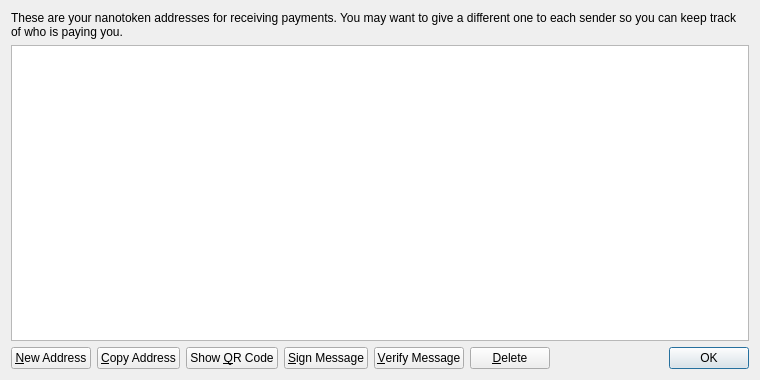
<?xml version="1.0" encoding="UTF-8"?>
<ui version="4.0">
 <class>AddressBookPage</class>
 <widget class="QWidget" name="AddressBookPage">
  <property name="geometry">
   <rect>
    <x>0</x>
    <y>0</y>
    <width>760</width>
    <height>380</height>
   </rect>
  </property>
  <property name="windowTitle">
   <string>Address Book</string>
  </property>
  <layout class="QVBoxLayout" name="verticalLayout">
   <item>
    <widget class="QLabel" name="labelExplanation">
     <property name="text">
      <string>These are your nanotoken addresses for receiving payments. You may want to give a different one to each sender so you can keep track of who is paying you.</string>
     </property>
     <property name="textFormat">
      <enum>Qt::PlainText</enum>
     </property>
     <property name="wordWrap">
      <bool>true</bool>
     </property>
    </widget>
   </item>
   <item>
    <widget class="QTableView" name="tableView">
     <property name="contextMenuPolicy">
      <enum>Qt::CustomContextMenu</enum>
     </property>
     <property name="toolTip">
      <string>Double-click to edit address or label</string>
     </property>
     <property name="tabKeyNavigation">
      <bool>false</bool>
     </property>
     <property name="alternatingRowColors">
      <bool>true</bool>
     </property>
     <property name="selectionMode">
      <enum>QAbstractItemView::SingleSelection</enum>
     </property>
     <property name="selectionBehavior">
      <enum>QAbstractItemView::SelectRows</enum>
     </property>
     <property name="sortingEnabled">
      <bool>true</bool>
     </property>
     <attribute name="verticalHeaderVisible">
      <bool>false</bool>
     </attribute>
    </widget>
   </item>
   <item>
    <layout class="QHBoxLayout" name="horizontalLayout">
     <item>
      <widget class="QPushButton" name="newAddressButton">
       <property name="toolTip">
        <string>Create a new address</string>
       </property>
       <property name="text">
        <string>&amp;New Address</string>
       </property>
       <property name="icon">
        <iconset resource="../bitcoin.qrc">
         <normaloff>:/icons/add</normaloff>:/icons/add</iconset>
       </property>
      </widget>
     </item>
     <item>
      <widget class="QPushButton" name="copyToClipboard">
       <property name="toolTip">
        <string>Copy the currently selected address to the system clipboard</string>
       </property>
       <property name="text">
        <string>&amp;Copy Address</string>
       </property>
       <property name="icon">
        <iconset resource="../bitcoin.qrc">
         <normaloff>:/icons/editcopy</normaloff>:/icons/editcopy</iconset>
       </property>
      </widget>
     </item>
     <item>
      <widget class="QPushButton" name="showQRCode">
       <property name="text">
        <string>Show &amp;QR Code</string>
       </property>
       <property name="icon">
        <iconset resource="../bitcoin.qrc">
         <normaloff>:/icons/qrcode</normaloff>:/icons/qrcode</iconset>
       </property>
      </widget>
     </item>
     <item>
      <widget class="QPushButton" name="signMessage">
       <property name="toolTip">
        <string>Sign a message to prove you own a nanotoken address</string>
       </property>
       <property name="text">
        <string>&amp;Sign Message</string>
       </property>
       <property name="icon">
        <iconset resource="../bitcoin.qrc">
         <normaloff>:/icons/edit</normaloff>:/icons/edit</iconset>
       </property>
      </widget>
     </item>
     <item>
      <widget class="QPushButton" name="verifyMessage">
       <property name="toolTip">
        <string>Verify a message to ensure it was signed with a specified nanotoken address</string>
       </property>
       <property name="text">
        <string>&amp;Verify Message</string>
       </property>
       <property name="icon">
        <iconset resource="../bitcoin.qrc">
         <normaloff>:/icons/transaction_0</normaloff>:/icons/transaction_0</iconset>
       </property>
      </widget>
     </item>
     <item>
      <widget class="QPushButton" name="deleteButton">
       <property name="toolTip">
        <string>Delete the currently selected address from the list. Only sending addresses can be deleted.</string>
       </property>
       <property name="text">
        <string>&amp;Delete</string>
       </property>
       <property name="icon">
        <iconset resource="../bitcoin.qrc">
         <normaloff>:/icons/remove</normaloff>:/icons/remove</iconset>
       </property>
      </widget>
     </item>
     <item>
      <spacer name="horizontalSpacer">
       <property name="orientation">
        <enum>Qt::Horizontal</enum>
       </property>
       <property name="sizeHint" stdset="0">
        <size>
         <width>40</width>
         <height>20</height>
        </size>
       </property>
      </spacer>
     </item>
     <item>
      <widget class="QDialogButtonBox" name="buttonBox">
       <property name="sizePolicy">
        <sizepolicy hsizetype="Maximum" vsizetype="Fixed">
         <horstretch>0</horstretch>
         <verstretch>0</verstretch>
        </sizepolicy>
       </property>
       <property name="standardButtons">
        <set>QDialogButtonBox::Ok</set>
       </property>
      </widget>
     </item>
    </layout>
   </item>
  </layout>
 </widget>
 <resources>
  <include location="../bitcoin.qrc"/>
 </resources>
 <connections/>
</ui>
